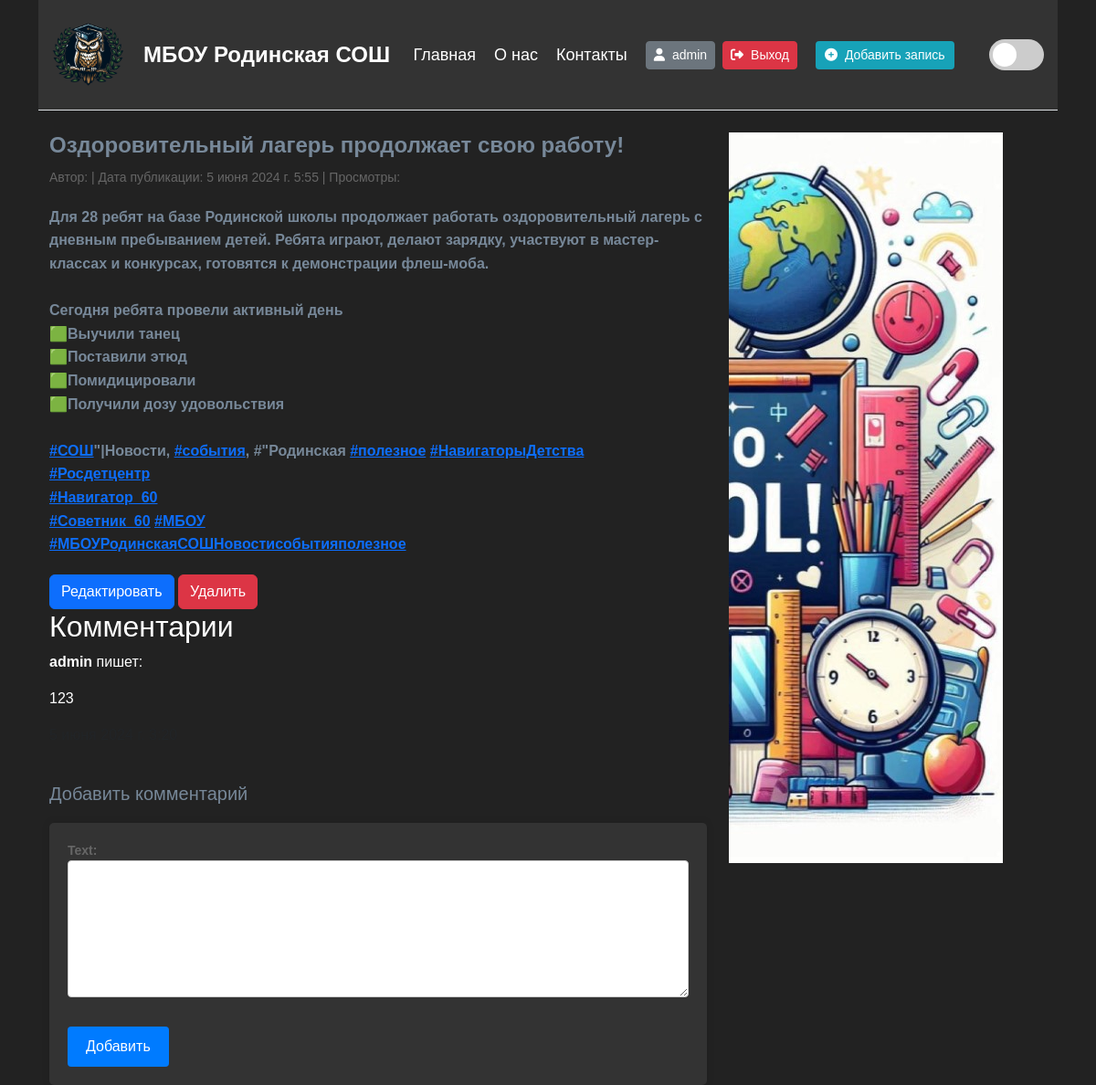
/article/11/ (signed in), run on the app's committed database.
### accounts/models.py (models this page shows)
class CustomUser(AbstractUser):
    pass

### main/models.py (models this page shows, shortened)
class Articles(models.Model):
    title = models.CharField('Название', max_length=50)
    intro = models.CharField('Обзор', max_length=80)
    full_text = RichTextField('Статья')
    date = models.DateTimeField('Дата публикации')
    image = models.ImageField('Изображение', upload_to='articles/', default=default_image)
    class Meta:
        verbose_name = 'Новость'
        verbose_name_plural = 'Новости'

class Comment(models.Model):
    article = models.ForeignKey(Articles, related_name='comments', on_delete=models.CASCADE)
    user = models.ForeignKey(settings.AUTH_USER_MODEL, on_delete=models.CASCADE)
    text = models.TextField()
    created_at = models.DateTimeField(auto_now_add=True)

### main/views.py (the view)
# urls.py: path('article/<int:pk>/', views.article_detail, name='article_detail'),
@login_required
def article_detail(request, pk):
    article = get_object_or_404(Articles, pk=pk)
    comments = article.comments.all()
    if request.method == 'POST':
        comment_form = CommentForm(request.POST)
        if comment_form.is_valid():
            new_comment = comment_form.save(commit=False)
            new_comment.article = article
            new_comment.user = request.user
            new_comment.save()
            return redirect('article_detail', pk=article.pk)
    else:
        comment_form = CommentForm()
    return render(request, 'main/article_detail.html', {
        'article': article,
        'comments': comments,
        'comment_form': comment_form,
    })

### main/forms.py
class CommentForm(forms.ModelForm):
    class Meta:
        model = Comment
        fields = ['text']

### main/templates/main/article_detail.html (shortened to what this page needs)
{% extends 'main/layout.html' %}
{% load static %}
{% block content %}
<div class="container">
    <div class="row">
        <div class="col-md-8">
            <article>
                <h1 class="article-title">{{ article.title }}</h1>
                <p class="article-info">
                    Автор: {{ article.author }} |
                    Дата публикации: {{ article.date }} |
                    Просмотры: {{ article.views_count }}
                </p>
                <div class="article-content">
                    {{ article.full_text | safe }}
                </div>
                {% if user.is_superuser %}
                <div class="article-actions">
                    <a href="{% url 'edit_article' article.id %}" class="btn btn-primary">Редактировать</a>
                    <a href="{% url 'delete_article' article.id %}" class="btn btn-danger">Удалить</a>
                </div>
                {% endif %}
            </article>
            <section id="comments">
                <h2>Комментарии</h2>
                {% for comment in comments %}
                <div class="comment">
                    <p><strong>{{ comment.user.username }}</strong> пишет:</p>
                    <p>{{ comment.text }}</p>
                    <p class="text-muted">{{ comment.created_at }}</p>
                </div>
                {% endfor %}
            </section>
            <section id="add-comment">
                <h2>Добавить комментарий</h2>
                {% if user.is_authenticated %}
                <form method="post">
                    {{ comment_form.as_p }}
                    <button type="submit" class="btn btn-primary">Добавить</button>
                </form>
                {% else %}
                <p>Пожалуйста, <a href="{% url 'login' %}">войдите</a> для добавления комментария.</p>
                {% endif %}
            </section>
        </div>
        <div class="col-md-4">
            <div class="banner">
                <img src="{% static 'main/img/banner.jpg' %}" alt="Баннер">
                          </div>
        </div>
    </div>
</div>
<link rel="stylesheet" type="text/css" href="{% static 'main/css/article.css' %}">
{% endblock %}

### main/templates/main/Layout.html (shortened to what this page needs)
{% load static %}
<!doctype html>
<html lang="ru">
<head>
   <link rel="stylesheet" href="https://cdn.jsdelivr.net/npm/bootstrap@5.3.2/dist/css/bootstrap.min.css">
   <link rel="stylesheet" href="{% static 'main/css/main.css' %}">
</head>
<body>
   <header>
       <div class="container">
           <div class="header-container">
               <div class="logo-container">
                   <img src="{% static 'main/img/logo.png' %}" alt="Логотип МБОУ Родинская СОШ" class="logo">
                   <span class="logo-text">МБОУ Родинская СОШ</span>
               </div>
               <div class="nav-container">
                   <nav>
                       <ul>
                           <li><a href="{% url 'home' %}">Главная</a></li>
                           <li><a href="{% url 'about' %}">О нас</a></li>
                           <li><a href="{% url 'contacts' %}">Контакты</a></li>
                       </ul>
                   </nav>
                   <div class="d-flex">
                       {% if user.is_authenticated %}
                       <div class="user-profile me-2">
                           <a href="{% url 'profile' %}" class="btn btn-secondary btn-sm">
                               <i class="fas fa-user me-2"></i>{{ user.username }}
                           </a>
                       </div>
                       <div class="logout-btn">
                           <a href="{% url 'logout' %}" class="btn btn-danger btn-sm">
                               <i class="fas fa-sign-out-alt me-2"></i>Выход
                           </a>
                       </div>
                       {% if user.is_superuser %}
                       <div class="add-article-btn me-2">
                           <a href="{% url 'create' %}" class="btn btn-info btn-sm">
                               <i class="fas fa-plus-circle me-2"></i>Добавить запись
                           </a>
                       </div>
                       {% endif %}
                       {% endif %}
                   </div>
               </div>
               <div class="theme-switch">
                   <label>
                       <span class="slider"></span>
                   </label>
               </div>
           </div>
       </div>
   </header>
   <main class="container mt-4">
       {% block content %}
       {% endblock %}
   </main>
</body>
</html>

### main/static/main/css/main.css (style rules this page uses)
:root { --bg-color: #222; --text-color: #fff; --header-bg-color: #333; --header-text-color: #fff; --news-bg-color: #444; --news-text-color: #fff; --news-overlay-color: rgba(0, 0, 0, 0.6); --news-overlay-hover: rgba(0, 0, 0, 0.8); --form-bg-color: #333; --form-text-color: #fff; --form-input-bg-color: #444; --form-input-text-color: #fff; --form-button-bg-color: #17a2b8; --form-button-hover-bg-color: #138496; }
body { font-family: 'Arial', sans-serif; background-color: var(--bg-color); color: var(--text-color); overflow-x: hidden; margin: 0; padding: 0; }
.header-container { display: flex; justify-content: space-between; align-items: center; padding: 20px 0; background-color: var(--header-bg-color); border-bottom: 1px solid #dee2e6; }
.logo-container { display: flex; align-items: center; }
.header-container img.logo { max-height: 80px; width: auto; height: auto; margin-right: 20px; margin-left: 15px; }
.logo-text { font-size: 24px; font-weight: bold; color: var(--header-text-color); }
.nav-container { display: flex; align-items: center; gap: 20px; }
nav ul { list-style: none; display: flex; gap: 20px; padding: 0; margin: 0; }
nav ul li { transition: transform 0.3s; }
nav ul li a { text-decoration: none; color: var(--header-text-color); font-size: 18px; font-weight: 500; }
.add-article-btn { margin-left: 20px; }
.add-article-btn a { display: flex; align-items: center; text-decoration: none; color: #fff; background-color: #17a2b8; border: none; padding: 5px 10px; border-radius: 4px; transition: background-color 0.3s; }
.add-article-btn i { margin-right: 5px; }
.theme-switch { margin-left: 20px; }
.theme-switch label { display: inline-block; width: 60px; height: 34px; position: relative; right: 15px; cursor: pointer; }
.slider { position: absolute; top: 0; left: 0; right: 0; bottom: 0; background-color: #ccc; transition: .4s; border-radius: 34px; }
.slider:before { position: absolute; content: ""; height: 26px; width: 26px; left: 4px; bottom: 4px; background-color: white; transition: .4s; border-radius: 50%; }

### main/static/main/css/article.css (style rules this page uses)
.article-title { font-size: 24px; font-weight: bold; color: #778899; margin-bottom: 10px; }
.article-info { font-size: 14px; color: #666; margin-bottom: 20px; }
.article-content { font-size: 16px; font-weight: bold; line-height: 1.6; color: #778899; }
.article-actions { margin-top: 20px; }
#add-comment { margin-top: 40px; }
#add-comment h2 { font-size: 20px; margin-bottom: 20px; color: #778899; }
#add-comment form { background-color: #778899; padding: 20px; border-radius: 5px; box-shadow: 0 0 10px rgba(0, 0, 0, 0.1); background-color: var(--form-bg-color); }
#add-comment form label { font-weight: bold; }
#add-comment form input[type="text"], #add-comment form textarea { width: 100%; padding: 10px; border: 1px solid #ccc; border-radius: 4px; box-sizing: border-box; margin-bottom: 10px; }
#add-comment form textarea { height: 150px; }
#add-comment form button { background-color: #007bff; color: #fff; border: none; padding: 10px 20px; border-radius: 4px; cursor: pointer; }
#add-comment p { font-size: 14px; color: #666; }

### data on the page
CustomUser: username "admin"
Articles: title "Оздоровительный лагерь продолжает свою работу!", date "5 июня 2024 г. 5:55", full_text "Для 28 ребят на базе Родинской школы продолжает работать оздоровительный лагерь с дневным пребыванием детей. Ребята играют, делают зарядку, участвуют в мастер-классах и конкурсах, готовятся к демонстрации флеш-моба. Сегодня ребята провели активный день 🟩Выучили танец 🟩Поставили этюд 🟩Помидицировали 🟩Получили дозу удовольствия #СОШ \"|Новости, #события , #\"Родинская #полезное #НавигаторыДетства #Росдетцентр #Навигатор_60 #Советник_60 #МБОУ #МБОУРодинскаяСОШНовостисобытияполезное"
Comment: user.username "admin", text "123"
